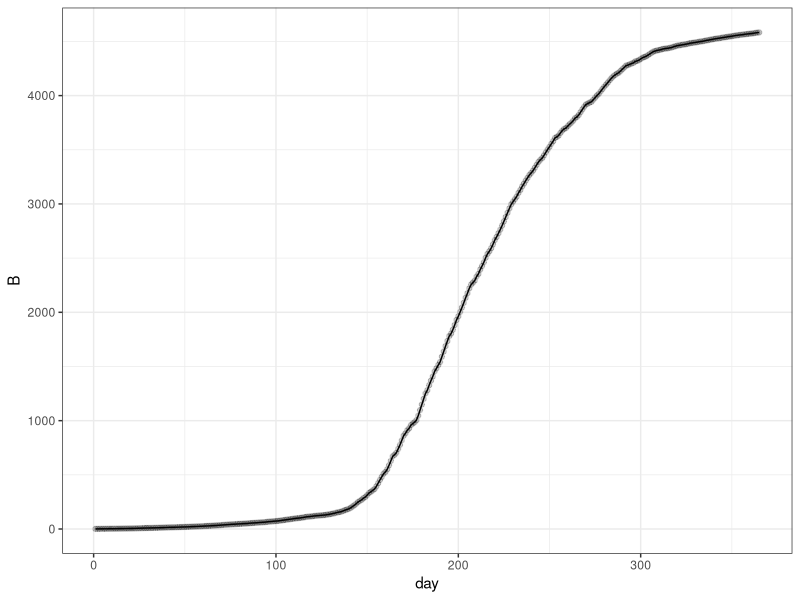

R code for this plot:
########################################################################################
# Summary: Predicting maize yields using a simple model
# Date: October 23, 2019
########################################################################################

# Clear workspace & load packages ----
rm(list=ls(all=TRUE))
library(tidyverse)

# Read & inspect the dataset ----
weather <- read_csv("data/weather.csv")

# Define parameters (constant values) ----
# Baseline temperature for growth [deg. C]
Tb <- 10
# Temperature sum for crop maturity [deg.C/day]
TTM <- 1200
# Temperature sum at the end of leaf area increase [deg.C/day]
TTL <- 700
# Extinction coefficient [--]
K <- 0.7
# Radiation use efficiency [g/MJ]
RUE <- 1.85
# The relative rate of LAI increase for small values of LAI [deg.C/day]
a <- 0.00243
# Maximum LAI [m3/m3]
LAIm <- 7

# Initiatlize output vectors ----
ndays <- nrow(weather)
# Thermal time age of the crop on day t [deg.C/day]
TT <- rep(NA, ndays)
# Leaf area index (area of leaves per unit ground area) [m3/m3]
LAI <- rep(NA, ndays)
# Biomass of crop per square meter of ground area [g/m2]
B <- rep(NA, ndays)

# Provide initial values for each output ----
TT[1] <- 0
LAI[1] <- 0.1
B[1] <- 1

# Run for loop ----


for (day in 1:(ndays - 1)) { # looping through day 1 to the second-to-last day
  # Calculate rates of change
  dTT <- max((weather$Tmin[day] + weather$Tmax[day])/2 - Tb, 0)
  if(TT[day] <= TTM) {dB <- RUE * (1-exp(-K * LAI[day])) * weather$I[day]}
  else {dB <- 0}
  if (TT[day] <= TTL) {dLAI <- a * dTT * LAI[day] * max(LAIm - LAI[day], 0)}
  else {dLAI <- 0}
  
  # Update output variables
  TT[day + 1] <- TT[day] + dTT
  LAI[day + 1] <- LAI[day] + dLAI
  B[day + 1] <- B[day] + dB
}

# Summarize model data
outputs <- data.frame(day = weather$day, TT, LAI, B)

# Plot predicted maize biomass over time
ggplot(outputs, aes(x = day, y = B)) + 
  geom_line() +
  geom_point(alpha = 0.2) +
  theme_bw()
